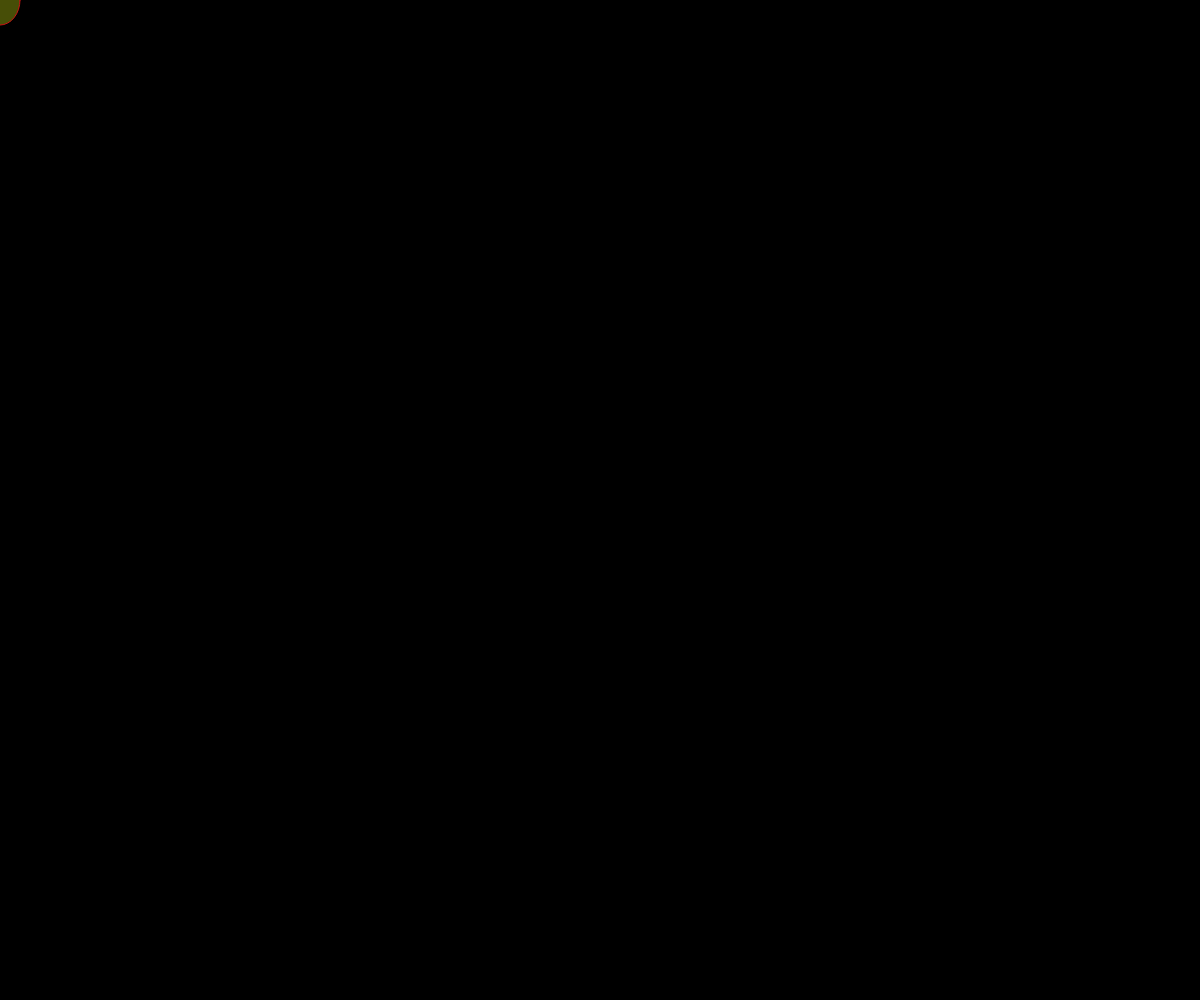
Frame 1 (no input)
Frame 60 (no input): identical to frame 1, image omitted
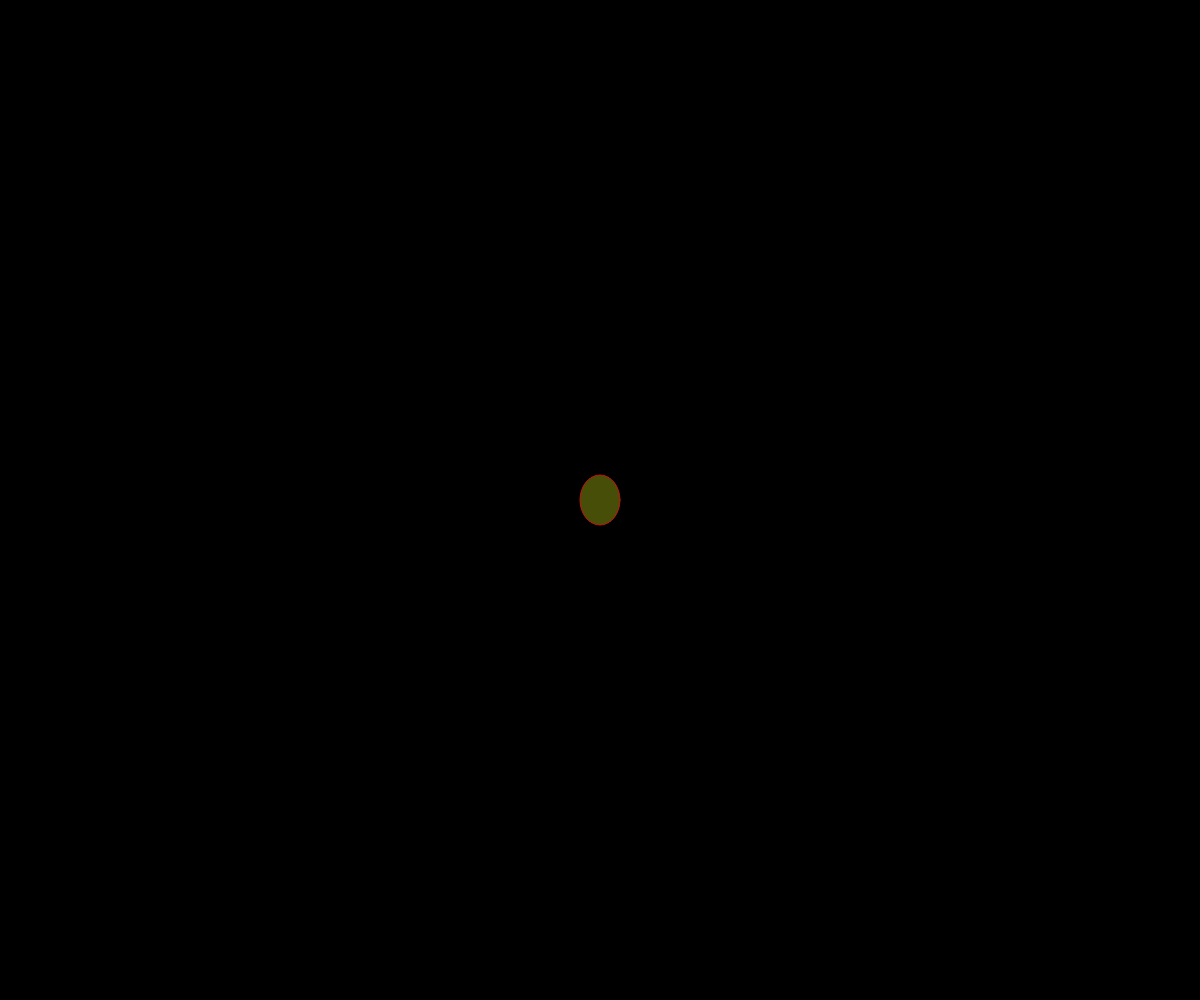
Frame 120 (the mouse pressed at the canvas centre since frame 60)

The p5.js sketch that drew these frames (run headless with seeded random() and noise() and a simulated clock; from frame 60 on, the mouse is pressed at the canvas centre):

// p5.js sketch
// ── sketch.js
let x1 = 100;
y1 = 100;
angle1 = 0.0;
distBehind1 = 75;

let x2 = 100;
y2 = 100;
angle2 = 0.0;
distBehind2 = 100;

let x3 = 100;
y3 = 100;
angle3 = 0.0;
distBehind3 = 120;


function setup() {
    createCanvas(windowWidth, windowHeight);  
    background(100, 0.4);
// Follower 1
    dx1 = mouseX - x1;
    dy1 = mouseY - y1;


  }
  
  function draw() {
    background(0);

    
  //  noStroke();
    stroke(200, 20, 20);
    fill(200,220,20,90);
    ellipse(mouseX,mouseY,40,50);
  }
  
//   function mousePressed(){
//       background(220, 200, 200);
//   }
// ── main.js
// export default class Garden {
//     constructor(gardenEl, controlsEl){
//     this.gardenEl = gardenEl;
//     this.controlsEl = controlsEl;
//     this.activeShape = {};
//     this.activeShapeEl = null;
//     this.mousePos = {x: 0, y: 0}
  
//     this.initInteraction();
//     this.setShape();
//     this.renderShape();
//     }
  
//     initInteraction(){
//       // mousemove
//       this.gardenEl.addEventListener('mousemove', (event) => {
//       this.mousePos = { x: event.clientX, y: event.clientY};
//       this.renderShape();
//       })
//       // click
//       this.gardenEl.addEventListener('click', () => {
//       this.placeShape();
//       })
//       // input
//       let inputs = this.controlsEl.querySelectorAll('input');
//       inputs.forEach((input) => {
//         input.addEventListener('input', () => {
//           this.setShape();
//           this.renderShape();
//         });
//       });
//     }
  
//     setShape(){
//       this.activeShape = {}
//       this.activeShape.type = this.controlsEl.querySelector('input[name="shape"]:checked').value;
//       if (this.activeShape.type === 'rectangle'){
//         this.activeShape.width = parseInt(this.controlsEl.querySelector('input[name="rectangle-width"]').value);
//         this.activeShape.height = parseInt(this.controlsEl.querySelector('input[name="rectangle-height"]').value);
//         this.activeShape.color = this.controlsEl.querySelector('input[name="rectangle-color"]').value;
//       } else {
//         this.activeShape.radius = parseInt(this.controlsEl.querySelector('input[name="circle-radius"]').value);
//         this.activeShape.color = this.controlsEl.querySelector('input[name="circle-color"]').value;
//       }
//     }
  
//     renderShape(){
//       if (this.activeShapeEl === null){
//         this.activeShapeEl = document.createElement('div');
//         this.gardenEl.appendChild(this.activeShapeEl);
//       }
  
//       this.activeShapeEl.style.position = 'absolute';
//       this.activeShapeEl.style.backgroundColor = this.activeShape.color;
  
//       if (this.activeShape.type === 'rectangle') {
//         this.activeShapeEl.style.width = `${this.activeShape.width}px`;
//         this.activeShapeEl.style.height = `${this.activeShape.height}px`;
//         this.activeShapeEl.style.borderRadius = '0%'
//         this.activeShapeEl.style.top = `${this.mousePos.y - this.activeShape.height/2}px`;
//         this.activeShapeEl.style.left = `${this.mousePos.x - this.activeShape.width/2}px`;
//       } else {
//         this.activeShapeEl.style.width = `${this.activeShape.radius * 2}px`;
//         this.activeShapeEl.style.height = `${this.activeShape.radius * 2}px`;
//         this.activeShapeEl.style.borderRadius = '100%';
//         this.activeShapeEl.style.top = `${this.mousePos.y - this.activeShape.radius/2}px`;
//         this.activeShapeEl.style.left = `${this.mousePos.x - this.activeShape.radius/2}px`;
//       }
//     }
  
//     placeShape(){
//       this.activeShapeEl = null;
//       this.renderShape();
//     }
//     clear(){
//       this.activeShapeEl = null;
//       this.gardenEl.innerHTML = '';
//       this.renderShape();
//     }
//   }
// ── style.css
html, body {
    margin: 0;
    padding: 0;
  }
  canvas {
    display: block;
    z-index: 1;
  }
  

.controlpanel{
    font-family: Arial, Helvetica, sans-serif;
    margin: 20px;
    height: 230px;
    width: 200px;
    padding: 35px;
    display: flex;
    flex-direction: column;
    background-color: rgb(237, 237, 237);
    border-radius: 20px;
    z-index: 100;
    position: absolute
}

.timerpanel{

}

.submit{
    background-color: white;
    border-radius: 10px;
    border-style: none;
}
